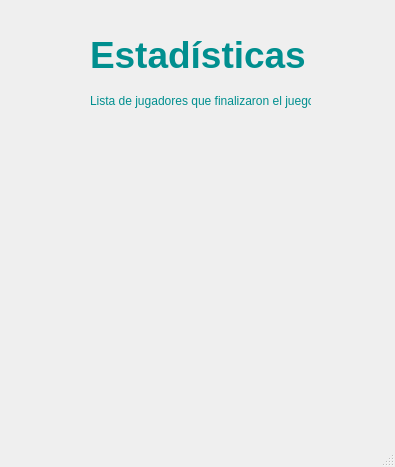
<?xml version="1.0" encoding="UTF-8"?>
<ui version="4.0">
 <class>Estadisticas</class>
 <widget class="QMainWindow" name="Estadisticas">
  <property name="geometry">
   <rect>
    <x>0</x>
    <y>0</y>
    <width>395</width>
    <height>467</height>
   </rect>
  </property>
  <property name="windowTitle">
   <string>MainWindow</string>
  </property>
  <widget class="QWidget" name="centralwidget">
   <widget class="QLabel" name="titulo">
    <property name="geometry">
     <rect>
      <x>90</x>
      <y>30</y>
      <width>221</width>
      <height>51</height>
     </rect>
    </property>
    <property name="palette">
     <palette>
      <active>
       <colorrole role="WindowText">
        <brush brushstyle="SolidPattern">
         <color alpha="255">
          <red>0</red>
          <green>143</green>
          <blue>143</blue>
         </color>
        </brush>
       </colorrole>
      </active>
      <inactive>
       <colorrole role="WindowText">
        <brush brushstyle="SolidPattern">
         <color alpha="255">
          <red>0</red>
          <green>143</green>
          <blue>143</blue>
         </color>
        </brush>
       </colorrole>
      </inactive>
      <disabled>
       <colorrole role="WindowText">
        <brush brushstyle="SolidPattern">
         <color alpha="255">
          <red>112</red>
          <green>111</green>
          <blue>113</blue>
         </color>
        </brush>
       </colorrole>
      </disabled>
     </palette>
    </property>
    <property name="text">
     <string>&lt;html&gt;&lt;head/&gt;&lt;body&gt;&lt;p&gt;&lt;span style=&quot; font-size:28pt; font-weight:600;&quot;&gt;Estadísticas&lt;/span&gt;&lt;/p&gt;&lt;/body&gt;&lt;/html&gt;</string>
    </property>
   </widget>
   <widget class="QLabel" name="label">
    <property name="geometry">
     <rect>
      <x>90</x>
      <y>90</y>
      <width>221</width>
      <height>21</height>
     </rect>
    </property>
    <property name="palette">
     <palette>
      <active>
       <colorrole role="WindowText">
        <brush brushstyle="SolidPattern">
         <color alpha="255">
          <red>0</red>
          <green>143</green>
          <blue>143</blue>
         </color>
        </brush>
       </colorrole>
      </active>
      <inactive>
       <colorrole role="WindowText">
        <brush brushstyle="SolidPattern">
         <color alpha="255">
          <red>0</red>
          <green>143</green>
          <blue>143</blue>
         </color>
        </brush>
       </colorrole>
      </inactive>
      <disabled>
       <colorrole role="WindowText">
        <brush brushstyle="SolidPattern">
         <color alpha="255">
          <red>112</red>
          <green>111</green>
          <blue>113</blue>
         </color>
        </brush>
       </colorrole>
      </disabled>
     </palette>
    </property>
    <property name="text">
     <string>Lista de jugadores que finalizaron el juego:</string>
    </property>
   </widget>
   <widget class="QLabel" name="ganadores">
    <property name="geometry">
     <rect>
      <x>120</x>
      <y>120</y>
      <width>171</width>
      <height>41</height>
     </rect>
    </property>
    <property name="palette">
     <palette>
      <active>
       <colorrole role="WindowText">
        <brush brushstyle="SolidPattern">
         <color alpha="255">
          <red>0</red>
          <green>143</green>
          <blue>143</blue>
         </color>
        </brush>
       </colorrole>
      </active>
      <inactive>
       <colorrole role="WindowText">
        <brush brushstyle="SolidPattern">
         <color alpha="255">
          <red>0</red>
          <green>143</green>
          <blue>143</blue>
         </color>
        </brush>
       </colorrole>
      </inactive>
      <disabled>
       <colorrole role="WindowText">
        <brush brushstyle="SolidPattern">
         <color alpha="255">
          <red>112</red>
          <green>111</green>
          <blue>113</blue>
         </color>
        </brush>
       </colorrole>
      </disabled>
     </palette>
    </property>
    <property name="text">
     <string/>
    </property>
   </widget>
  </widget>
  <widget class="QMenuBar" name="menubar">
   <property name="geometry">
    <rect>
     <x>0</x>
     <y>0</y>
     <width>395</width>
     <height>20</height>
    </rect>
   </property>
  </widget>
  <widget class="QStatusBar" name="statusbar"/>
 </widget>
 <resources/>
 <connections/>
</ui>
